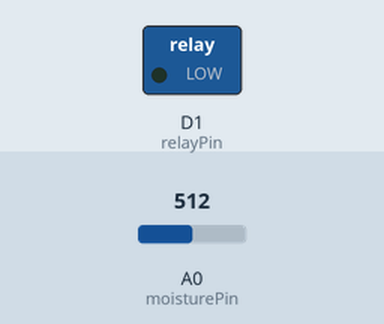
This sketch was run on a simulated ESP8266 (NodeMCU). On the bench: switched loads named in the sketch (green lamp = pin HIGH). Inputs (shaded band) come from the test bench; at power-on: A0 (moisturePin) = 512. WiFi joins after 1.5 s; servers stay silent unless stated; what the sketch prints to the serial monitor is not drawn.

Above: at 1.8 s.
1.9 s: A0 (moisturePin) set to 489
At 3.3 s:
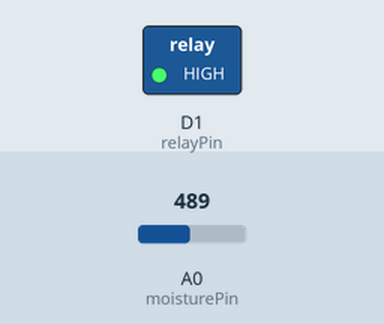
6.6 s: A0 (moisturePin) set to 510
At 8.2 s:
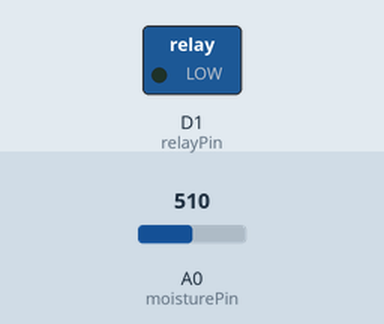
8.6 s: A0 (moisturePin) set to 490
At 9.9 s:
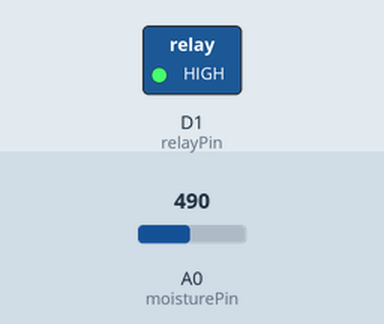
Timing chart, 0 to 11.6 s (numbered marks = the images above; inputs shaded):
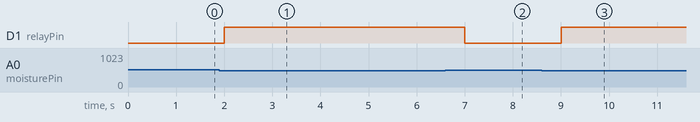

Measured:
- the behaviour switches between 500 and 499 on A0 (moisturePin) (found by bisection; images 0 and 1)
- after the input at 1.9 s, D1 (relayPin): LOW → HIGH after 0.10 s
- after the input at 6.6 s, D1 (relayPin): HIGH → LOW after 0.40 s
- after the input at 8.6 s, D1 (relayPin): LOW → HIGH after 0.40 s

The sketch:

science_project.ino
```cpp
#include <ESP8266WiFi.h>
#include <ESP8266WebServer.h>
#include <EEPROM.h>

// Constants
const char* ssid = "ESP8266_AP";
const char* password = "password123";
const int relayPin = D1; // Assuming the relay is connected to GPIO pin D1
const int moisturePin = A0; // Assuming the moisture sensor is connected to analog pin A0
const int moistureThreshold = 500; // Adjust this threshold as needed
const int wifiConnectionAttempts = 10; // Number of attempts to connect to Wi-Fi
const int delayInterval = 1000; // Delay interval in milliseconds

ESP8266WebServer server(80);

// HTML form for entering Wi-Fi credentials
const char* htmlForm = R"=====(
<!DOCTYPE html>
<html lang="en">
<head>
  <meta charset="UTF-8">
  <meta name="viewport" content="width=device-width, initial-scale=1.0">
  <title>Wi-Fi Configuration</title>
  <style>
    body {
      font-family: Arial, sans-serif;
      margin: 0;
      padding: 0;
      background-color: #f5f5f5;
    }

    .container {
      max-width: 400px;
      margin: 50px auto;
      background-color: #fff;
      border-radius: 8px;
      padding: 20px;
      box-shadow: 0px 0px 10px rgba(0, 0, 0, 0.1);
    }

    h2 {
      text-align: center;
      margin-bottom: 20px;
    }

    label {
      font-weight: bold;
    }

    input[type="text"],
    input[type="password"] {
      width: calc(100% - 20px);
      margin-bottom: 10px;
      padding: 10px;
      border: 1px solid #ccc;
      border-radius: 4px;
      box-sizing: border-box;
    }

    input[type="submit"] {
      width: 100%;
      background-color: #4CAF50;
      color: white;
      padding: 14px 20px;
      margin: 8px 0;
      border: none;
      border-radius: 4px;
      cursor: pointer;
      font-size: 16px;
    }

    input[type="submit"]:hover {
      background-color: #45a049;
    }
  </style>
</head>
<body>

<div class="container">
  <h2>Wi-Fi Configuration</h2>
  <form method="get" action="submit">
    <label for="ssid">SSID:</label><br>
    <input type="text" id="ssid" name="ssid" placeholder="Enter SSID"><br>
    <label for="password">Password:</label><br>
    <input type="password" id="password" name="password" placeholder="Enter password"><br><br>
    <input type="submit" value="Submit">
  </form>
</div>

</body>
</html>
)=====";

void setup() {
  Serial.begin(115200);

  pinMode(relayPin, OUTPUT);

  WiFi.mode(WIFI_AP);
  WiFi.softAP(ssid, password);

  Serial.print("Access Point IP Address: ");
  Serial.println(WiFi.softAPIP());

  server.on("/", HTTP_GET, handleRoot);
  server.on("/submit", HTTP_GET, handleSubmit);

  server.begin();
  Serial.println("HTTP server started");
}

void loop() {
  server.handleClient();

  // Read moisture level
  int moistureLevel = analogRead(moisturePin);

  // Control relay based on moisture level
  if (moistureLevel < moistureThreshold) {
    digitalWrite(relayPin, HIGH); // Turn on relay
  } else {
    digitalWrite(relayPin, LOW); // Turn off relay
  }

  delay(delayInterval); // Delay for stability
}

void handleRoot() {
  server.send(200, "text/html", htmlForm);
}

void handleSubmit() {
  String ssid = server.arg("ssid");
  String password = server.arg("password");

  // Save WiFi credentials to EEPROM
  saveCredentials(ssid, password);

  // Attempt to connect to the main Wi-Fi network
  Serial.println("Connecting to main network...");
  WiFi.begin(ssid.c_str(), password.c_str());

  int attempts = 0;
  while (WiFi.status() != WL_CONNECTED && attempts < wifiConnectionAttempts) {
    delay(1000);
    Serial.print(".");
    attempts++;
  }

  if (WiFi.status() == WL_CONNECTED) {
    Serial.println("");
    Serial.print("Connected to ");
    Serial.println(ssid);
    Serial.print("IP address: ");
    Serial.println(WiFi.localIP());
    server.send(200, "text/plain", "Successfully connected to the main network!");
  } else {
    Serial.println("");
    Serial.println("Connection failed. Check your credentials.");
    server.send(200, "text/plain", "Connection failed. Check your credentials.");
  }
}

void saveCredentials(String ssid, String password) {
  // Clear previous credentials
  for (int i = 0; i < EEPROM.length(); ++i) {
    EEPROM.write(i, 0);
  }

  // Write new credentials to EEPROM
  for (int i = 0; i < ssid.length(); ++i) {
    EEPROM.write(i, ssid[i]);
  }
  EEPROM.write(ssid.length(), '\0'); // Null-terminate the string

  for (int i = 0; i < password.length(); ++i) {
    EEPROM.write(ssid.length() + 1 + i, password[i]);
  }
  EEPROM.write(ssid.length() + 1 + password.length(), '\0'); // Null-terminate the string

  EEPROM.commit();
}
```
